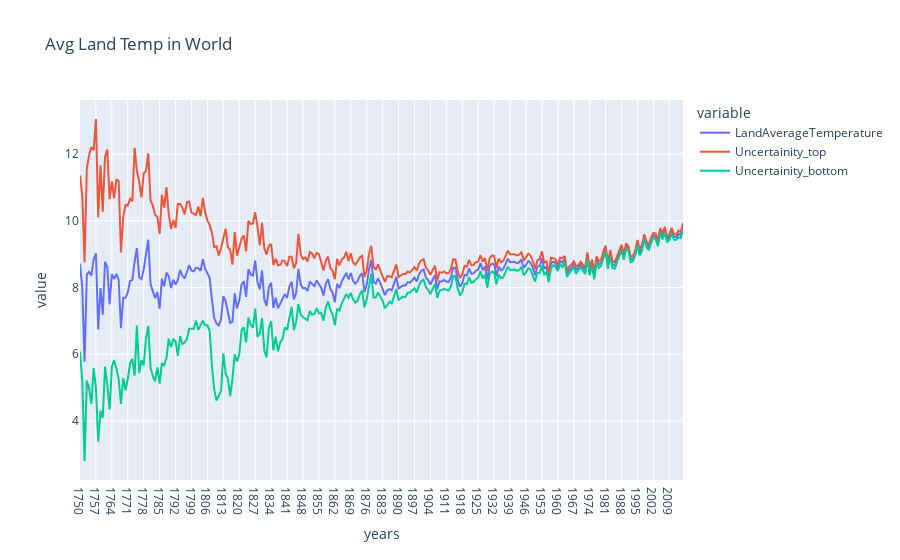

Notebook source saved alongside this figure:
### Code cell
fig=px.line(data,x='years',y=['LandAverageTemperature','Uncertainity_top', 'Uncertainity_bottom'],title='Avg Land Temp in World')
fig.show()

### Figure 1 — Plotly figure (JSON) as saved in the notebook; plotly's stock layout.template omitted (floating-point values rounded to 4 significant figures; data arrays with more than 128 entries replaced by an {"elided": "..."} marker saying what was removed)
{"data": [{"hovertemplate": "variable=LandAverageTemperature<br>years=%{x}<br>value=%{y}<extra></extra>", "legendgroup": "LandAverageTemperature", "line": {"color": "#636efa", "dash": "solid"}, "mode": "lines", "name": "LandAverageTemperature", "orientation": "v", "showlegend": true, "type": "scatter", "x": {"elided": "266 str values"}, "xaxis": "x", "y": {"elided": "266 float values"}, "yaxis": "y"}, {"hovertemplate": "variable=Uncertainity_top<br>years=%{x}<br>value=%{y}<extra></extra>", "legendgroup": "Uncertainity_top", "line": {"color": "#EF553B", "dash": "solid"}, "mode": "lines", "name": "Uncertainity_top", "orientation": "v", "showlegend": true, "type": "scatter", "x": {"elided": "266 str values"}, "xaxis": "x", "y": {"elided": "266 float values"}, "yaxis": "y"}, {"hovertemplate": "variable=Uncertainity_bottom<br>years=%{x}<br>value=%{y}<extra></extra>", "legendgroup": "Uncertainity_bottom", "line": {"color": "#00cc96", "dash": "solid"}, "mode": "lines", "name": "Uncertainity_bottom", "orientation": "v", "showlegend": true, "type": "scatter", "x": {"elided": "266 str values"}, "xaxis": "x", "y": {"elided": "266 float values"}, "yaxis": "y"}], "layout": {"legend": {"title": {"text": "variable"}, "tracegroupgap": 0}, "title": {"text": "Avg Land Temp in World"}, "xaxis": {"anchor": "y", "domain": [0, 1], "title": {"text": "years"}}, "yaxis": {"anchor": "x", "domain": [0, 1], "title": {"text": "value"}}}}
